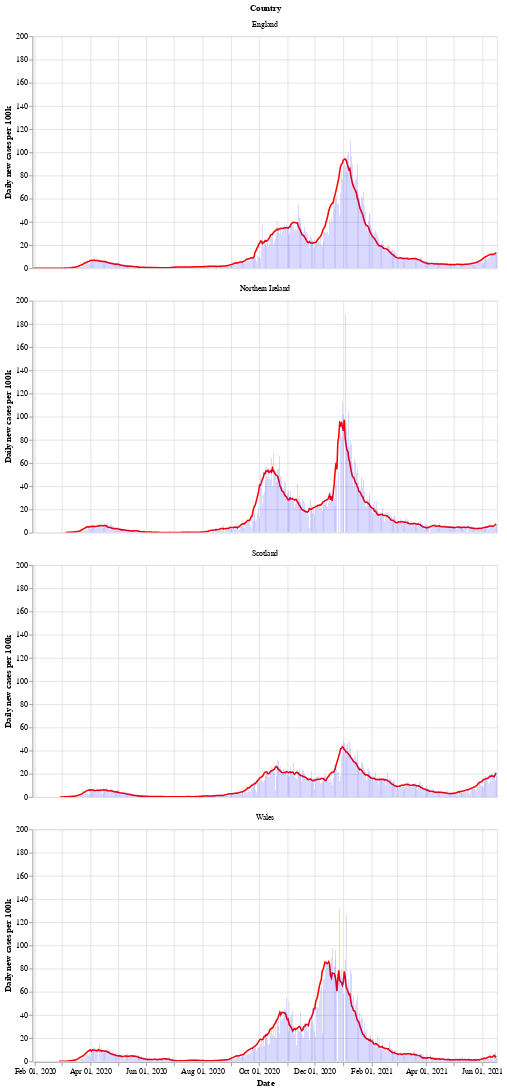

This figure's notebook cell:
### Markdown cell above
Next is a bar chart of the number of new cases in each country (per 100k population), with the 7 day moving average of cases. Again we see that Wales saw a longer period of raising and falling cases compared to the other countries.

After a period of cases falling, each nation is now seeing a rise in the number of cases - especially in Wales.

### Code cell
# collapse
bars = alt.Chart(uk_cases).mark_bar().encode(
    x=alt.X("yearmonthdate(date):T", axis=alt.Axis(title='Date')),
    y=alt.Y("newCasesRate:Q", axis=alt.Axis(title='Daily new cases per 100k')),
    tooltip='newCasesRate',
    color=alt.condition(
        alt.datum.dailyChange > 0,
        alt.value("orange"),  # The positive color
        alt.value("blue")  # The negative color
    )
).properties(title='New cases per 100k population with rolling 7 day average', width=600).interactive()
line = alt.Chart(uk_cases).mark_line(
    color='red',
    size=2,
).transform_window(
    rolling_mean='mean(newCasesRate)',
    frame=[0, 7],
    groupby=['areaName']
).encode(
    x='yearmonthdate(date):T',
    y='rolling_mean:Q'
)
alt.layer(line, bars, data=uk_cases).facet(alt.Row('areaName', title='Country'), columns=1)

### Figure 1 — Vega-Lite specification as saved in the notebook (floating-point values rounded to 4 significant figures; data arrays with more than 128 entries replaced by an {"elided": "..."} marker saying what was removed)
{"config": {"view": {"continuousWidth": 400, "continuousHeight": 300}}, "data": {"name": "data-d9c7bb48076f37a901f551d602818384"}, "facet": {"type": "nominal", "field": "areaName", "title": "Country"}, "spec": {"layer": [{"mark": {"type": "line", "color": "red", "size": 2}, "encoding": {"x": {"type": "temporal", "field": "date", "timeUnit": "yearmonthdate"}, "y": {"type": "quantitative", "field": "rolling_mean"}}, "transform": [{"window": [{"op": "mean", "field": "newCasesRate", "as": "rolling_mean"}], "frame": [0, 7], "groupby": ["areaName"]}]}, {"mark": "bar", "encoding": {"color": {"condition": {"value": "orange", "test": "(datum.dailyChange > 0)"}, "value": "blue"}, "tooltip": {"type": "quantitative", "field": "newCasesRate"}, "x": {"type": "temporal", "axis": {"title": "Date"}, "field": "date", "timeUnit": "yearmonthdate"}, "y": {"type": "quantitative", "axis": {"title": "Daily new cases per 100k"}, "field": "newCasesRate"}}, "selection": {"selector002": {"type": "interval", "bind": "scales", "encodings": ["x", "y"]}}, "title": "New cases per 100k population with rolling 7 day average", "width": 600}]}, "columns": 1, "$schema": "https://vega.github.io/schema/vega-lite/v4.8.1.json", "datasets": {"data-d9c7bb48076f37a901f551d602818384": {"elided": "1924 records"}}}
